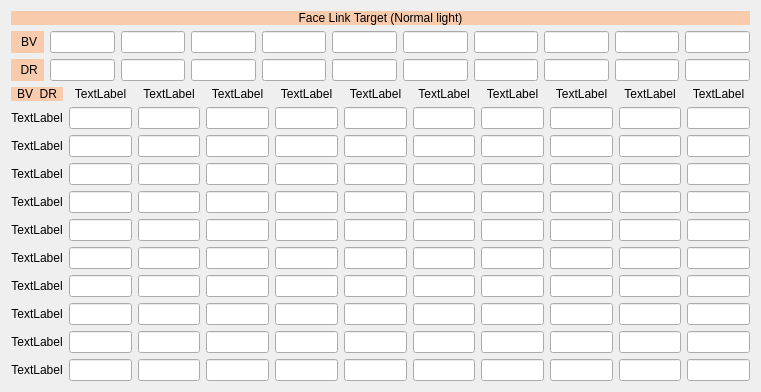
  <widget class="QWidget" name="layoutWidget">
   <property name="geometry">
    <rect>
     <x>10</x>
     <y>20</y>
     <width>761</width>
     <height>391</height>
    </rect>
   </property>
   <layout class="QVBoxLayout" name="verticalLayout">
    <item>
     <layout class="QGridLayout" name="gridLayout_2">
      <item row="1" column="2">
       <widget class="QLineEdit" name="lineEdit_101"/>
      </item>
      <item row="1" column="0">
       <widget class="QLabel" name="label_23">
        <property name="styleSheet">
         <string notr="true">background:rgb(248, 203, 173); </string>
        </property>
        <property name="text">
         <string>   BV  </string>
        </property>
        <property name="alignment">
         <set>Qt::AlignCenter</set>
        </property>
       </widget>
      </item>
      <item row="1" column="3">
       <widget class="QLineEdit" name="lineEdit_108"/>
      </item>
      <item row="2" column="0">
       <widget class="QLabel" name="label_24">
        <property name="styleSheet">
         <string notr="true">background:rgb(248, 203, 173); </string>
        </property>
        <property name="text">
         <string> DR</string>
        </property>
        <property name="alignment">
         <set>Qt::AlignCenter</set>
        </property>
       </widget>
      </item>
      <item row="1" column="6">
       <widget class="QLineEdit" name="lineEdit_105"/>
      </item>
      <item row="1" column="8">
       <widget class="QLineEdit" name="lineEdit_109"/>
      </item>
      <item row="1" column="5">
       <widget class="QLineEdit" name="lineEdit_107"/>
      </item>
      <item row="1" column="10">
       <widget class="QLineEdit" name="lineEdit_110"/>
      </item>
      <item row="1" column="4">
       <widget class="QLineEdit" name="lineEdit_103"/>
      </item>
      <item row="1" column="9">
       <widget class="QLineEdit" name="lineEdit_106"/>
      </item>
      <item row="1" column="7">
       <widget class="QLineEdit" name="lineEdit_104"/>
      </item>
      <item row="1" column="1">
       <widget class="QLineEdit" name="lineEdit_102"/>
      </item>
      <item row="2" column="1">
       <widget class="QLineEdit" name="lineEdit_120"/>
      </item>
      <item row="2" column="2">
       <widget class="QLineEdit" name="lineEdit_111"/>
      </item>
      <item row="2" column="3">
       <widget class="QLineEdit" name="lineEdit_113"/>
      </item>
      <item row="2" column="4">
       <widget class="QLineEdit" name="lineEdit_115"/>
      </item>
      <item row="2" column="5">
       <widget class="QLineEdit" name="lineEdit_114"/>
      </item>
      <item row="2" column="6">
       <widget class="QLineEdit" name="lineEdit_118"/>
      </item>
      <item row="2" column="7">
       <widget class="QLineEdit" name="lineEdit_119"/>
      </item>
      <item row="2" column="8">
       <widget class="QLineEdit" name="lineEdit_112"/>
      </item>
      <item row="2" column="9">
       <widget class="QLineEdit" name="lineEdit_117"/>
      </item>
      <item row="2" column="10">
       <widget class="QLineEdit" name="lineEdit_116"/>
      </item>
      <item row="0" column="0" colspan="11">
       <widget class="QLabel" name="label_22">
        <property name="styleSheet">
         <string notr="true">background:rgb(248, 203, 173); </string>
        </property>
        <property name="text">
         <string>Face Link Target (Normal light)</string>
        </property>
        <property name="alignment">
         <set>Qt::AlignCenter</set>
        </property>
       </widget>
      </item>
     </layout>
    </item>
    <item>
     <layout class="QGridLayout" name="gridLayout">
      <item row="10" column="3">
       <widget class="QLineEdit" name="lineEdit_15"/>
      </item>
      <item row="5" column="2">
       <widget class="QLineEdit" name="lineEdit_8"/>
      </item>
      <item row="3" column="2">
       <widget class="QLineEdit" name="lineEdit_7"/>
      </item>
      <item row="4" column="2">
       <widget class="QLineEdit" name="lineEdit_9"/>
      </item>
      <item row="6" column="2">
       <widget class="QLineEdit" name="lineEdit_6"/>
      </item>
      <item row="8" column="2">
       <widget class="QLineEdit" name="lineEdit_10"/>
      </item>
      <item row="7" column="3">
       <widget class="QLineEdit" name="lineEdit_12"/>
      </item>
      <item row="10" column="2">
       <widget class="QLineEdit" name="lineEdit_16"/>
      </item>
      <item row="1" column="3">
       <widget class="QLineEdit" name="lineEdit_5"/>
      </item>
      <item row="2" column="6">
       <widget class="QLineEdit" name="lineEdit_51"/>
      </item>
      <item row="1" column="9">
       <widget class="QLineEdit" name="lineEdit_31"/>
      </item>
      <item row="1" column="10">
       <widget class="QLineEdit" name="lineEdit_35"/>
      </item>
      <item row="1" column="8">
       <widget class="QLineEdit" name="lineEdit_39"/>
      </item>
      <item row="1" column="0">
       <widget class="QLabel" name="label_2">
        <property name="text">
         <string>TextLabel</string>
        </property>
        <property name="alignment">
         <set>Qt::AlignCenter</set>
        </property>
       </widget>
      </item>
      <item row="2" column="0">
       <widget class="QLabel" name="label_3">
        <property name="text">
         <string>TextLabel</string>
        </property>
        <property name="alignment">
         <set>Qt::AlignCenter</set>
        </property>
       </widget>
      </item>
      <item row="1" column="2">
       <widget class="QLineEdit" name="lineEdit_3"/>
      </item>
      <item row="1" column="7">
       <widget class="QLineEdit" name="lineEdit_34"/>
      </item>
      <item row="1" column="6">
       <widget class="QLineEdit" name="lineEdit_38"/>
      </item>
      <item row="1" column="5">
       <widget class="QLineEdit" name="lineEdit_37"/>
      </item>
      <item row="2" column="2">
       <widget class="QLineEdit" name="lineEdit_4"/>
      </item>
      <item row="9" column="3">
       <widget class="QLineEdit" name="lineEdit_14"/>
      </item>
      <item row="1" column="4">
       <widget class="QLineEdit" name="lineEdit_32"/>
      </item>
      <item row="8" column="3">
       <widget class="QLineEdit" name="lineEdit_13"/>
      </item>
      <item row="2" column="3">
       <widget class="QLineEdit" name="lineEdit_19"/>
      </item>
      <item row="3" column="1">
       <widget class="QLineEdit" name="lineEdit_22"/>
      </item>
      <item row="4" column="1">
       <widget class="QLineEdit" name="lineEdit_11"/>
      </item>
      <item row="1" column="1">
       <widget class="QLineEdit" name="lineEdit"/>
      </item>
      <item row="2" column="1">
       <widget class="QLineEdit" name="lineEdit_2"/>
      </item>
      <item row="6" column="1">
       <widget class="QLineEdit" name="lineEdit_24"/>
      </item>
      <item row="7" column="1">
       <widget class="QLineEdit" name="lineEdit_25"/>
      </item>
      <item row="7" column="2">
       <widget class="QLineEdit" name="lineEdit_26"/>
      </item>
      <item row="9" column="2">
       <widget class="QLineEdit" name="lineEdit_30"/>
      </item>
      <item row="9" column="1">
       <widget class="QLineEdit" name="lineEdit_28"/>
      </item>
      <item row="10" column="1">
       <widget class="QLineEdit" name="lineEdit_29"/>
      </item>
      <item row="8" column="1">
       <widget class="QLineEdit" name="lineEdit_27"/>
      </item>
      <item row="3" column="10">
       <widget class="QLineEdit" name="lineEdit_41"/>
      </item>
      <item row="2" column="7">
       <widget class="QLineEdit" name="lineEdit_49"/>
      </item>
      <item row="2" column="8">
       <widget class="QLineEdit" name="lineEdit_47"/>
      </item>
      <item row="3" column="7">
       <widget class="QLineEdit" name="lineEdit_42"/>
      </item>
      <item row="3" column="8">
       <widget class="QLineEdit" name="lineEdit_40"/>
      </item>
      <item row="2" column="5">
       <widget class="QLineEdit" name="lineEdit_33"/>
      </item>
      <item row="3" column="6">
       <widget class="QLineEdit" name="lineEdit_43"/>
      </item>
      <item row="2" column="10">
       <widget class="QLineEdit" name="lineEdit_48"/>
      </item>
      <item row="3" column="5">
       <widget class="QLineEdit" name="lineEdit_44"/>
      </item>
      <item row="2" column="9">
       <widget class="QLineEdit" name="lineEdit_50"/>
      </item>
      <item row="2" column="4">
       <widget class="QLineEdit" name="lineEdit_36"/>
      </item>
      <item row="3" column="4">
       <widget class="QLineEdit" name="lineEdit_46"/>
      </item>
      <item row="3" column="9">
       <widget class="QLineEdit" name="lineEdit_45"/>
      </item>
      <item row="6" column="3">
       <widget class="QLineEdit" name="lineEdit_17"/>
      </item>
      <item row="5" column="3">
       <widget class="QLineEdit" name="lineEdit_18"/>
      </item>
      <item row="4" column="3">
       <widget class="QLineEdit" name="lineEdit_20"/>
      </item>
      <item row="5" column="1">
       <widget class="QLineEdit" name="lineEdit_23"/>
      </item>
      <item row="3" column="3">
       <widget class="QLineEdit" name="lineEdit_21"/>
      </item>
      <item row="10" column="6">
       <widget class="QLineEdit" name="lineEdit_95"/>
      </item>
      <item row="10" column="8">
       <widget class="QLineEdit" name="lineEdit_98"/>
      </item>
      <item row="4" column="0">
       <widget class="QLabel" name="label_5">
        <property name="text">
         <string>TextLabel</string>
        </property>
        <property name="alignment">
         <set>Qt::AlignCenter</set>
        </property>
       </widget>
      </item>
      <item row="10" column="5">
       <widget class="QLineEdit" name="lineEdit_94"/>
      </item>
      <item row="10" column="10">
       <widget class="QLineEdit" name="lineEdit_99"/>
      </item>
      <item row="10" column="9">
       <widget class="QLineEdit" name="lineEdit_96"/>
      </item>
      <item row="10" column="7">
       <widget class="QLineEdit" name="lineEdit_97"/>
      </item>
      <item row="10" column="4">
       <widget class="QLineEdit" name="lineEdit_100"/>
      </item>
      <item row="5" column="0">
       <widget class="QLabel" name="label_6">
        <property name="text">
         <string>TextLabel</string>
        </property>
        <property name="alignment">
         <set>Qt::AlignCenter</set>
        </property>
       </widget>
      </item>
      <item row="9" column="0">
       <widget class="QLabel" name="label_10">
        <property name="text">
         <string>TextLabel</string>
        </property>
        <property name="alignment">
         <set>Qt::AlignCenter</set>
        </property>
       </widget>
      </item>
      <item row="6" column="0">
       <widget class="QLabel" name="label_7">
        <property name="text">
         <string>TextLabel</string>
        </property>
        <property name="alignment">
         <set>Qt::AlignCenter</set>
        </property>
       </widget>
      </item>
      <item row="8" column="0">
       <widget class="QLabel" name="label_9">
        <property name="text">
         <string>TextLabel</string>
        </property>
        <property name="alignment">
         <set>Qt::AlignCenter</set>
        </property>
       </widget>
      </item>
      <item row="7" column="0">
       <widget class="QLabel" name="label_8">
        <property name="text">
         <string>TextLabel</string>
        </property>
        <property name="alignment">
         <set>Qt::AlignCenter</set>
        </property>
       </widget>
      </item>
      <item row="10" column="0">
       <widget class="QLabel" name="label_11">
        <property name="text">
         <string>TextLabel</string>
        </property>
        <property name="alignment">
         <set>Qt::AlignCenter</set>
        </property>
       </widget>
      </item>
      <item row="4" column="8">
       <widget class="QLineEdit" name="lineEdit_52"/>
      </item>
      <item row="4" column="5">
       <widget class="QLineEdit" name="lineEdit_53"/>
      </item>
      <item row="4" column="7">
       <widget class="QLineEdit" name="lineEdit_57"/>
      </item>
      <item row="4" column="9">
       <widget class="QLineEdit" name="lineEdit_54"/>
      </item>
      <item row="4" column="4">
       <widget class="QLineEdit" name="lineEdit_58"/>
      </item>
      <item row="4" column="6">
       <widget class="QLineEdit" name="lineEdit_56"/>
      </item>
      <item row="4" column="10">
       <widget class="QLineEdit" name="lineEdit_55"/>
      </item>
      <item row="5" column="4">
       <widget class="QLineEdit" name="lineEdit_65"/>
      </item>
      <item row="5" column="7">
       <widget class="QLineEdit" name="lineEdit_61"/>
      </item>
      <item row="5" column="9">
       <widget class="QLineEdit" name="lineEdit_59"/>
      </item>
      <item row="5" column="10">
       <widget class="QLineEdit" name="lineEdit_63"/>
      </item>
      <item row="5" column="6">
       <widget class="QLineEdit" name="lineEdit_60"/>
      </item>
      <item row="5" column="8">
       <widget class="QLineEdit" name="lineEdit_62"/>
      </item>
      <item row="5" column="5">
       <widget class="QLineEdit" name="lineEdit_64"/>
      </item>
      <item row="6" column="9">
       <widget class="QLineEdit" name="lineEdit_66"/>
      </item>
      <item row="3" column="0">
       <widget class="QLabel" name="label_4">
        <property name="text">
         <string>TextLabel</string>
        </property>
        <property name="alignment">
         <set>Qt::AlignCenter</set>
        </property>
       </widget>
      </item>
      <item row="6" column="6">
       <widget class="QLineEdit" name="lineEdit_68"/>
      </item>
      <item row="6" column="4">
       <widget class="QLineEdit" name="lineEdit_72"/>
      </item>
      <item row="6" column="5">
       <widget class="QLineEdit" name="lineEdit_67"/>
      </item>
      <item row="6" column="7">
       <widget class="QLineEdit" name="lineEdit_70"/>
      </item>
      <item row="6" column="8">
       <widget class="QLineEdit" name="lineEdit_71"/>
      </item>
      <item row="7" column="4">
       <widget class="QLineEdit" name="lineEdit_79"/>
      </item>
      <item row="6" column="10">
       <widget class="QLineEdit" name="lineEdit_69"/>
      </item>
      <item row="7" column="5">
       <widget class="QLineEdit" name="lineEdit_75"/>
      </item>
      <item row="7" column="10">
       <widget class="QLineEdit" name="lineEdit_74"/>
      </item>
      <item row="7" column="9">
       <widget class="QLineEdit" name="lineEdit_77"/>
      </item>
      <item row="7" column="6">
       <widget class="QLineEdit" name="lineEdit_78"/>
      </item>
      <item row="7" column="7">
       <widget class="QLineEdit" name="lineEdit_73"/>
      </item>
      <item row="7" column="8">
       <widget class="QLineEdit" name="lineEdit_76"/>
      </item>
      <item row="8" column="5">
       <widget class="QLineEdit" name="lineEdit_84"/>
      </item>
      <item row="8" column="7">
       <widget class="QLineEdit" name="lineEdit_83"/>
      </item>
      <item row="8" column="8">
       <widget class="QLineEdit" name="lineEdit_81"/>
      </item>
      <item row="8" column="4">
       <widget class="QLineEdit" name="lineEdit_86"/>
      </item>
      <item row="8" column="6">
       <widget class="QLineEdit" name="lineEdit_80"/>
      </item>
      <item row="8" column="9">
       <widget class="QLineEdit" name="lineEdit_85"/>
      </item>
      <item row="8" column="10">
       <widget class="QLineEdit" name="lineEdit_82"/>
      </item>
      <item row="9" column="5">
       <widget class="QLineEdit" name="lineEdit_89"/>
      </item>
      <item row="9" column="4">
       <widget class="QLineEdit" name="lineEdit_93"/>
      </item>
      <item row="9" column="7">
       <widget class="QLineEdit" name="lineEdit_92"/>
      </item>
      <item row="9" column="6">
       <widget class="QLineEdit" name="lineEdit_91"/>
      </item>
      <item row="9" column="8">
       <widget class="QLineEdit" name="lineEdit_90"/>
      </item>
      <item row="9" column="9">
       <widget class="QLineEdit" name="lineEdit_88"/>
      </item>
      <item row="9" column="10">
       <widget class="QLineEdit" name="lineEdit_87"/>
      </item>
      <item row="0" column="0">
       <widget class="QLabel" name="label">
        <property name="styleSheet">
         <string notr="true">background:rgb(248, 203, 173); </string>
        </property>
        <property name="text">
         <string>BV  DR</string>
        </property>
        <property name="alignment">
         <set>Qt::AlignCenter</set>
        </property>
       </widget>
      </item>
      <item row="0" column="1">
       <widget class="QLabel" name="label_17">
        <property name="sizePolicy">
         <sizepolicy hsizetype="Preferred" vsizetype="Maximum">
          <horstretch>0</horstretch>
          <verstretch>0</verstretch>
         </sizepolicy>
        </property>
        <property name="text">
         <string>TextLabel</string>
        </property>
        <property name="alignment">
         <set>Qt::AlignCenter</set>
        </property>
       </widget>
      </item>
      <item row="0" column="2">
       <widget class="QLabel" name="label_13">
        <property name="text">
         <string>TextLabel</string>
        </property>
        <property name="alignment">
         <set>Qt::AlignCenter</set>
        </property>
       </widget>
      </item>
      <item row="0" column="3">
       <widget class="QLabel" name="label_14">
        <property name="text">
         <string>TextLabel</string>
        </property>
        <property name="alignment">
         <set>Qt::AlignCenter</set>
        </property>
       </widget>
      </item>
      <item row="0" column="4">
       <widget class="QLabel" name="label_12">
        <property name="text">
         <string>TextLabel</string>
        </property>
        <property name="alignment">
         <set>Qt::AlignCenter</set>
        </property>
       </widget>
      </item>
      <item row="0" column="5">
       <widget class="QLabel" name="label_15">
        <property name="enabled">
         <bool>true</bool>
        </property>
        <property name="text">
         <string>TextLabel</string>
        </property>
        <property name="alignment">
         <set>Qt::AlignCenter</set>
        </property>
       </widget>
      </item>
      <item row="0" column="6">
       <widget class="QLabel" name="label_16">
        <property name="enabled">
         <bool>true</bool>
        </property>
        <property name="text">
         <string>TextLabel</string>
        </property>
        <property name="alignment">
         <set>Qt::AlignCenter</set>
        </property>
       </widget>
      </item>
      <item row="0" column="7">
       <widget class="QLabel" name="label_21">
        <property name="text">
         <string>TextLabel</string>
        </property>
        <property name="alignment">
         <set>Qt::AlignCenter</set>
        </property>
       </widget>
      </item>
      <item row="0" column="8">
       <widget class="QLabel" name="label_20">
        <property name="text">
         <string>TextLabel</string>
        </property>
        <property name="alignment">
         <set>Qt::AlignCenter</set>
        </property>
       </widget>
      </item>
      <item row="0" column="9">
       <widget class="QLabel" name="label_18">
        <property name="text">
         <string>TextLabel</string>
        </property>
        <property name="alignment">
         <set>Qt::AlignCenter</set>
        </property>
       </widget>
      </item>
      <item row="0" column="10">
       <widget class="QLabel" name="label_19">
        <property name="text">
         <string>TextLabel</string>
        </property>
        <property name="alignment">
         <set>Qt::AlignCenter</set>
        </property>
       </widget>
      </item>
     </layout>
    </item>
   </layout>
  </widget>
